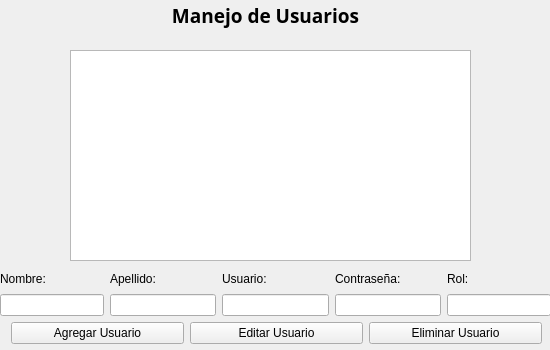
<?xml version="1.0" encoding="UTF-8"?>
<ui version="4.0">
 <class>MainWindow</class>
 <widget class="QMainWindow" name="MainWindow">
  <property name="enabled">
   <bool>true</bool>
  </property>
  <property name="geometry">
   <rect>
    <x>0</x>
    <y>0</y>
    <width>550</width>
    <height>350</height>
   </rect>
  </property>
  <property name="sizePolicy">
   <sizepolicy hsizetype="Fixed" vsizetype="Fixed">
    <horstretch>0</horstretch>
    <verstretch>0</verstretch>
   </sizepolicy>
  </property>
  <property name="minimumSize">
   <size>
    <width>550</width>
    <height>350</height>
   </size>
  </property>
  <property name="maximumSize">
   <size>
    <width>550</width>
    <height>350</height>
   </size>
  </property>
  <property name="windowTitle">
   <string>MainWindow</string>
  </property>
  <property name="windowIcon">
   <iconset>
    <normaloff>../img/Escudo.ico</normaloff>../img/Escudo.ico</iconset>
  </property>
  <widget class="QWidget" name="centralwidget">
   <property name="sizePolicy">
    <sizepolicy hsizetype="Expanding" vsizetype="Expanding">
     <horstretch>0</horstretch>
     <verstretch>0</verstretch>
    </sizepolicy>
   </property>
   <widget class="QLabel" name="label">
    <property name="enabled">
     <bool>false</bool>
    </property>
    <property name="geometry">
     <rect>
      <x>-30</x>
      <y>-10</y>
      <width>651</width>
      <height>371</height>
     </rect>
    </property>
    <property name="sizePolicy">
     <sizepolicy hsizetype="Fixed" vsizetype="Fixed">
      <horstretch>0</horstretch>
      <verstretch>0</verstretch>
     </sizepolicy>
    </property>
    <property name="layoutDirection">
     <enum>Qt::LayoutDirection::LeftToRight</enum>
    </property>
    <property name="autoFillBackground">
     <bool>true</bool>
    </property>
    <property name="lineWidth">
     <number>0</number>
    </property>
    <property name="text">
     <string/>
    </property>
    <property name="pixmap">
     <pixmap>../img/autenticacion_de_usuario.png</pixmap>
    </property>
    <property name="scaledContents">
     <bool>true</bool>
    </property>
    <property name="alignment">
     <set>Qt::AlignmentFlag::AlignCenter</set>
    </property>
    <property name="wordWrap">
     <bool>false</bool>
    </property>
   </widget>
   <widget class="QTreeView" name="treeView_usuarios">
    <property name="geometry">
     <rect>
      <x>70</x>
      <y>50</y>
      <width>401</width>
      <height>211</height>
     </rect>
    </property>
   </widget>
   <widget class="QLabel" name="label_2">
    <property name="geometry">
     <rect>
      <x>100</x>
      <y>0</y>
      <width>331</width>
      <height>31</height>
     </rect>
    </property>
    <property name="font">
     <font>
      <family>Algerian</family>
      <pointsize>14</pointsize>
      <bold>true</bold>
     </font>
    </property>
    <property name="text">
     <string>Manejo de Usuarios</string>
    </property>
    <property name="scaledContents">
     <bool>false</bool>
    </property>
    <property name="alignment">
     <set>Qt::AlignmentFlag::AlignCenter</set>
    </property>
   </widget>
   <widget class="QWidget" name="">
    <property name="geometry">
     <rect>
      <x>0</x>
      <y>270</y>
      <width>551</width>
      <height>46</height>
     </rect>
    </property>
    <layout class="QGridLayout" name="gridLayout">
     <item row="0" column="0">
      <widget class="QLabel" name="nombre_usuario_label">
       <property name="enabled">
        <bool>true</bool>
       </property>
       <property name="text">
        <string>Nombre:</string>
       </property>
      </widget>
     </item>
     <item row="0" column="3">
      <widget class="QLabel" name="usuario_usuario_label">
       <property name="enabled">
        <bool>true</bool>
       </property>
       <property name="text">
        <string>Usuario:</string>
       </property>
      </widget>
     </item>
     <item row="1" column="0" colspan="2">
      <widget class="QLineEdit" name="entry_usuario_nombre"/>
     </item>
     <item row="1" column="2">
      <widget class="QLineEdit" name="entry_usuarios_apellido"/>
     </item>
     <item row="1" column="3">
      <widget class="QLineEdit" name="entry_usuario_usuario"/>
     </item>
     <item row="1" column="4">
      <widget class="QLineEdit" name="entry_usuario_contrasena"/>
     </item>
     <item row="1" column="5" colspan="2">
      <widget class="QLineEdit" name="entry_usuario_rol"/>
     </item>
     <item row="0" column="2">
      <widget class="QLabel" name="apellido_usuarios_label">
       <property name="enabled">
        <bool>true</bool>
       </property>
       <property name="text">
        <string>Apellido:</string>
       </property>
      </widget>
     </item>
     <item row="0" column="4">
      <widget class="QLabel" name="contarsena_usuario_label">
       <property name="enabled">
        <bool>true</bool>
       </property>
       <property name="text">
        <string>Contraseña:</string>
       </property>
      </widget>
     </item>
     <item row="0" column="5" colspan="2">
      <widget class="QLabel" name="rol_usuario_label">
       <property name="enabled">
        <bool>true</bool>
       </property>
       <property name="text">
        <string>Rol:</string>
       </property>
      </widget>
     </item>
    </layout>
   </widget>
   <widget class="QWidget" name="">
    <property name="geometry">
     <rect>
      <x>11</x>
      <y>320</y>
      <width>531</width>
      <height>26</height>
     </rect>
    </property>
    <layout class="QGridLayout" name="gridLayout_2">
     <item row="0" column="0">
      <widget class="QPushButton" name="boton_agregar_usuario">
       <property name="text">
        <string>Agregar Usuario</string>
       </property>
      </widget>
     </item>
     <item row="0" column="1">
      <widget class="QPushButton" name="boton_editar_usuario">
       <property name="text">
        <string>Editar Usuario</string>
       </property>
      </widget>
     </item>
     <item row="0" column="2">
      <widget class="QPushButton" name="boton_eliminar_usuario">
       <property name="text">
        <string>Eliminar Usuario</string>
       </property>
      </widget>
     </item>
    </layout>
   </widget>
  </widget>
 </widget>
 <resources/>
 <connections/>
</ui>
